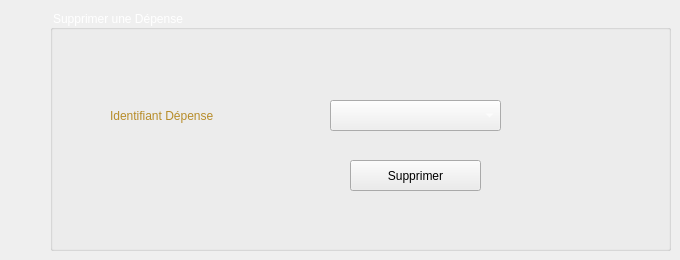
       <widget class="QWidget" name="Supprimer_3">
        <attribute name="title">
         <string>Supprimer</string>
        </attribute>
        <widget class="QLabel" name="label_45">
         <property name="geometry">
          <rect>
           <x>110</x>
           <y>90</y>
           <width>211</width>
           <height>51</height>
          </rect>
         </property>
         <property name="styleSheet">
          <string notr="true">font: 16pt &quot;MV Boli&quot;;
color: rgb(185, 142, 42);</string>
         </property>
         <property name="text">
          <string>Identifiant Dépense</string>
         </property>
        </widget>
        <widget class="QPushButton" name="pushButton_supprimerDepense_2">
         <property name="geometry">
          <rect>
           <x>350</x>
           <y>160</y>
           <width>131</width>
           <height>31</height>
          </rect>
         </property>
         <property name="styleSheet">
          <string notr="true">font: 15pt &quot;MV Boli&quot;;
</string>
         </property>
         <property name="text">
          <string>Supprimer</string>
         </property>
        </widget>
        <widget class="QGroupBox" name="groupBox_8">
         <property name="geometry">
          <rect>
           <x>50</x>
           <y>10</y>
           <width>621</width>
           <height>241</height>
          </rect>
         </property>
         <property name="styleSheet">
          <string notr="true">font: 75 12pt &quot;Adobe Gothic Std B&quot;;
color: rgb(255, 255, 255);</string>
         </property>
         <property name="title">
          <string>Supprimer une Dépense</string>
         </property>
         <widget class="QLabel" name="label_46">
          <property name="geometry">
           <rect>
            <x>480</x>
            <y>60</y>
            <width>101</width>
            <height>91</height>
           </rect>
          </property>
          <property name="text">
           <string/>
          </property>
          <property name="pixmap">
           <pixmap>../delete1.png</pixmap>
          </property>
         </widget>
         <widget class="QComboBox" name="cb_d_supp_2">
          <property name="geometry">
           <rect>
            <x>280</x>
            <y>90</y>
            <width>171</width>
            <height>31</height>
           </rect>
          </property>
         </widget>
        </widget>
       </widget>
